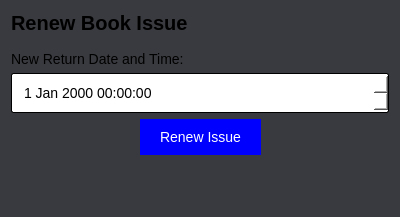
<?xml version="1.0" encoding="UTF-8"?>
<ui version="4.0">
 <class>Dialog</class>
 <widget class="QDialog" name="Dialog">
  <property name="geometry">
   <rect>
    <x>0</x>
    <y>0</y>
    <width>400</width>
    <height>217</height>
   </rect>
  </property>
  <property name="windowTitle">
   <string>Dialog</string>
  </property>
  <property name="styleSheet">
   <string notr="true">QDialog {
background-color: #393A3F;
}
QDateTimeEdit {
padding: 10px;
border-radius: 2px;
border: 1px solid black;
color: black;
background-color: white;
font-size: 14px;
}
#renew_book_issue_button {
padding: 10px 20px;
color: white;
font-size: 14px;
border: none;
background-color: blue;
}</string>
  </property>
  <layout class="QVBoxLayout" name="verticalLayout_5">
   <item>
    <widget class="QLabel" name="label">
     <property name="styleSheet">
      <string notr="true">font-weight: bold;
font-size: 20px;</string>
     </property>
     <property name="text">
      <string>Renew Book Issue</string>
     </property>
    </widget>
   </item>
   <item>
    <spacer name="verticalSpacer_2">
     <property name="orientation">
      <enum>Qt::Orientation::Vertical</enum>
     </property>
     <property name="sizeType">
      <enum>QSizePolicy::Policy::Fixed</enum>
     </property>
     <property name="sizeHint" stdset="0">
      <size>
       <width>20</width>
       <height>10</height>
      </size>
     </property>
    </spacer>
   </item>
   <item>
    <layout class="QVBoxLayout" name="verticalLayout_2">
     <item>
      <widget class="QLabel" name="label_4">
       <property name="styleSheet">
        <string notr="true">font-size: 14px;</string>
       </property>
       <property name="text">
        <string>New Return Date and Time:</string>
       </property>
      </widget>
     </item>
     <item>
      <widget class="QDateTimeEdit" name="new_return_date_input"/>
     </item>
    </layout>
   </item>
   <item>
    <layout class="QHBoxLayout" name="horizontalLayout">
     <item>
      <spacer name="horizontalSpacer_2">
       <property name="orientation">
        <enum>Qt::Orientation::Horizontal</enum>
       </property>
       <property name="sizeHint" stdset="0">
        <size>
         <width>40</width>
         <height>20</height>
        </size>
       </property>
      </spacer>
     </item>
     <item>
      <widget class="QPushButton" name="renew_book_issue_button">
       <property name="styleSheet">
        <string notr="true">padding: 10px 20px;
color: white;
background-color: blue;
font-size: 14px;
border: none;</string>
       </property>
       <property name="text">
        <string>Renew Issue</string>
       </property>
      </widget>
     </item>
     <item>
      <spacer name="horizontalSpacer">
       <property name="orientation">
        <enum>Qt::Orientation::Horizontal</enum>
       </property>
       <property name="sizeHint" stdset="0">
        <size>
         <width>40</width>
         <height>20</height>
        </size>
       </property>
      </spacer>
     </item>
    </layout>
   </item>
   <item>
    <spacer name="verticalSpacer">
     <property name="orientation">
      <enum>Qt::Orientation::Vertical</enum>
     </property>
     <property name="sizeHint" stdset="0">
      <size>
       <width>20</width>
       <height>40</height>
      </size>
     </property>
    </spacer>
   </item>
  </layout>
 </widget>
 <resources/>
 <connections/>
</ui>
